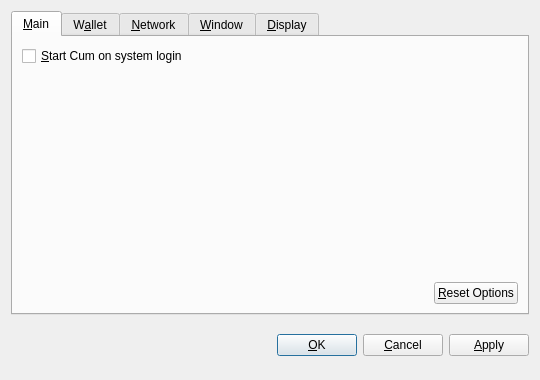
<?xml version="1.0" encoding="UTF-8"?>
<ui version="4.0">
 <class>OptionsDialog</class>
 <widget class="QDialog" name="OptionsDialog">
  <property name="geometry">
   <rect>
    <x>0</x>
    <y>0</y>
    <width>540</width>
    <height>380</height>
   </rect>
  </property>
  <property name="windowTitle">
   <string>Options</string>
  </property>
  <property name="modal">
   <bool>true</bool>
  </property>
  <layout class="QVBoxLayout" name="verticalLayout">
   <item>
    <widget class="QTabWidget" name="tabWidget">
     <property name="tabPosition">
      <enum>QTabWidget::North</enum>
     </property>
     <property name="currentIndex">
      <number>0</number>
     </property>
     <widget class="QWidget" name="tabMain">
      <attribute name="title">
       <string>&amp;Main</string>
      </attribute>
      <layout class="QVBoxLayout" name="verticalLayout_Main">
       <item>
        <widget class="QCheckBox" name="bitcoinAtStartup">
         <property name="toolTip">
          <string>Automatically start Cum after logging in to the system.</string>
         </property>
         <property name="text">
          <string>&amp;Start Cum on system login</string>
         </property>
        </widget>
       </item>
       <item>
        <spacer name="verticalSpacer_Main">
         <property name="orientation">
          <enum>Qt::Vertical</enum>
         </property>
         <property name="sizeHint" stdset="0">
          <size>
           <width>20</width>
           <height>40</height>
          </size>
         </property>
        </spacer>
       </item>
       <item>
        <layout class="QHBoxLayout" name="horizontalLayout_2_Main">
         <item>
          <spacer name="horizontalSpacer_2_Main">
           <property name="orientation">
            <enum>Qt::Horizontal</enum>
           </property>
           <property name="sizeHint" stdset="0">
            <size>
             <width>40</width>
             <height>20</height>
            </size>
           </property>
          </spacer>
         </item>
         <item>
          <widget class="QPushButton" name="resetButton">
           <property name="toolTip">
            <string>Reset all client options to default.</string>
           </property>
           <property name="text">
            <string>&amp;Reset Options</string>
           </property>
           <property name="autoDefault">
            <bool>false</bool>
           </property>
          </widget>
         </item>
        </layout>
       </item>
      </layout>
     </widget>
     <widget class="QWidget" name="tabWallet">
      <attribute name="title">
       <string>W&amp;allet</string>
      </attribute>
      <layout class="QVBoxLayout" name="verticalLayout_Network">
       <item>
        <widget class="QLabel" name="transactionFeeInfoLabel">
         <property name="text">
          <string>Optional transaction fee per kB that helps make sure your transactions are processed quickly. Most transactions are 1 kB.</string>
         </property>
         <property name="textFormat">
          <enum>Qt::PlainText</enum>
         </property>
         <property name="wordWrap">
          <bool>true</bool>
         </property>
        </widget>
       </item>
       <item>
        <layout class="QHBoxLayout" name="horizontalLayout_1_Main">
         <item>
          <widget class="QLabel" name="transactionFeeLabel">
           <property name="text">
            <string>Pay transaction &amp;fee</string>
           </property>
           <property name="textFormat">
            <enum>Qt::PlainText</enum>
           </property>
           <property name="buddy">
            <cstring>transactionFee</cstring>
           </property>
          </widget>
         </item>
         <item>
          <widget class="BitcoinAmountField" name="transactionFee"/>
         </item>
         <item>
          <spacer name="horizontalSpacer_1_Main">
           <property name="orientation">
            <enum>Qt::Horizontal</enum>
           </property>
           <property name="sizeHint" stdset="0">
            <size>
             <width>40</width>
             <height>20</height>
            </size>
           </property>
          </spacer>
         </item>
        </layout>
       </item>
       <item>
        <widget class="QLabel" name="label">
         <property name="text">
          <string>If you disable the spending of unconfirmed change, the change from a transaction cannot be used until that transaction has at least one confirmation. This also affects how your balance is computed.</string>
         </property>
         <property name="wordWrap">
          <bool>true</bool>
         </property>
        </widget>
       </item>
       <item>
        <widget class="QCheckBox" name="spendZeroConfChange">
         <property name="text">
          <string>Spend unconfirmed change  (experts only)</string>
         </property>
        </widget>
       </item>
       <item>
        <spacer name="verticalSpacer">
         <property name="orientation">
          <enum>Qt::Vertical</enum>
         </property>
         <property name="sizeHint" stdset="0">
          <size>
           <width>20</width>
           <height>40</height>
          </size>
         </property>
        </spacer>
       </item>
      </layout>
     </widget>
     <widget class="QWidget" name="tabNetwork">
      <attribute name="title">
       <string>&amp;Network</string>
      </attribute>
      <layout class="QVBoxLayout" name="verticalLayout_Network">
       <item>
        <widget class="QCheckBox" name="mapPortUpnp">
         <property name="toolTip">
          <string>Automatically open the Cum client port on the router. This only works when your router supports UPnP and it is enabled.</string>
         </property>
         <property name="text">
          <string>Map port using &amp;UPnP</string>
         </property>
        </widget>
       </item>
       <item>
        <widget class="QCheckBox" name="connectSocks">
         <property name="toolTip">
          <string>Connect to the Cum network through a SOCKS proxy (e.g. when connecting through Tor).</string>
         </property>
         <property name="text">
          <string>&amp;Connect through SOCKS proxy:</string>
         </property>
        </widget>
       </item>
       <item>
        <layout class="QHBoxLayout" name="horizontalLayout_Network">
         <item>
          <widget class="QLabel" name="proxyIpLabel">
           <property name="text">
            <string>Proxy &amp;IP:</string>
           </property>
           <property name="textFormat">
            <enum>Qt::PlainText</enum>
           </property>
           <property name="buddy">
            <cstring>proxyIp</cstring>
           </property>
          </widget>
         </item>
         <item>
          <widget class="QValidatedLineEdit" name="proxyIp">
           <property name="maximumSize">
            <size>
             <width>140</width>
             <height>16777215</height>
            </size>
           </property>
           <property name="toolTip">
            <string>IP address of the proxy (e.g. 127.0.0.1)</string>
           </property>
          </widget>
         </item>
         <item>
          <widget class="QLabel" name="proxyPortLabel">
           <property name="text">
            <string>&amp;Port:</string>
           </property>
           <property name="textFormat">
            <enum>Qt::PlainText</enum>
           </property>
           <property name="buddy">
            <cstring>proxyPort</cstring>
           </property>
          </widget>
         </item>
         <item>
          <widget class="QLineEdit" name="proxyPort">
           <property name="maximumSize">
            <size>
             <width>55</width>
             <height>16777215</height>
            </size>
           </property>
           <property name="toolTip">
            <string>Port of the proxy (e.g. 9050)</string>
           </property>
          </widget>
         </item>
         <item>
          <widget class="QLabel" name="socksVersionLabel">
           <property name="text">
            <string>SOCKS &amp;Version:</string>
           </property>
           <property name="textFormat">
            <enum>Qt::PlainText</enum>
           </property>
           <property name="buddy">
            <cstring>socksVersion</cstring>
           </property>
          </widget>
         </item>
         <item>
          <widget class="QValueComboBox" name="socksVersion">
           <property name="toolTip">
            <string>SOCKS version of the proxy (e.g. 5)</string>
           </property>
          </widget>
         </item>
         <item>
          <spacer name="horizontalSpacer_Network">
           <property name="orientation">
            <enum>Qt::Horizontal</enum>
           </property>
           <property name="sizeHint" stdset="0">
            <size>
             <width>40</width>
             <height>20</height>
            </size>
           </property>
          </spacer>
         </item>
        </layout>
       </item>
       <item>
        <spacer name="verticalSpacer_Network">
         <property name="orientation">
          <enum>Qt::Vertical</enum>
         </property>
         <property name="sizeHint" stdset="0">
          <size>
           <width>20</width>
           <height>40</height>
          </size>
         </property>
        </spacer>
       </item>
      </layout>
     </widget>
     <widget class="QWidget" name="tabWindow">
      <attribute name="title">
       <string>&amp;Window</string>
      </attribute>
      <layout class="QVBoxLayout" name="verticalLayout_Window">
       <item>
        <widget class="QCheckBox" name="minimizeToTray">
         <property name="toolTip">
          <string>Show only a tray icon after minimizing the window.</string>
         </property>
         <property name="text">
          <string>&amp;Minimize to the tray instead of the taskbar</string>
         </property>
        </widget>
       </item>
       <item>
        <widget class="QCheckBox" name="minimizeOnClose">
         <property name="toolTip">
          <string>Minimize instead of exit the application when the window is closed. When this option is enabled, the application will be closed only after selecting Quit in the menu.</string>
         </property>
         <property name="text">
          <string>M&amp;inimize on close</string>
         </property>
        </widget>
       </item>
       <item>
        <spacer name="verticalSpacer_Window">
         <property name="orientation">
          <enum>Qt::Vertical</enum>
         </property>
         <property name="sizeHint" stdset="0">
          <size>
           <width>20</width>
           <height>40</height>
          </size>
         </property>
        </spacer>
       </item>
      </layout>
     </widget>
     <widget class="QWidget" name="tabDisplay">
      <attribute name="title">
       <string>&amp;Display</string>
      </attribute>
      <layout class="QVBoxLayout" name="verticalLayout_Display">
       <item>
        <layout class="QHBoxLayout" name="horizontalLayout_1_Display">
         <item>
          <widget class="QLabel" name="langLabel">
           <property name="text">
            <string>User Interface &amp;language:</string>
           </property>
           <property name="textFormat">
            <enum>Qt::PlainText</enum>
           </property>
           <property name="buddy">
            <cstring>lang</cstring>
           </property>
          </widget>
         </item>
         <item>
          <widget class="QValueComboBox" name="lang">
           <property name="toolTip">
            <string>The user interface language can be set here. This setting will take effect after restarting Cum.</string>
           </property>
          </widget>
         </item>
        </layout>
       </item>
       <item>
        <layout class="QHBoxLayout" name="horizontalLayout_2_Display">
         <item>
          <widget class="QLabel" name="unitLabel">
           <property name="text">
            <string>&amp;Unit to show amounts in:</string>
           </property>
           <property name="textFormat">
            <enum>Qt::PlainText</enum>
           </property>
           <property name="buddy">
            <cstring>unit</cstring>
           </property>
          </widget>
         </item>
         <item>
          <widget class="QValueComboBox" name="unit">
           <property name="toolTip">
            <string>Choose the default subdivision unit to show in the interface and when sending coins.</string>
           </property>
          </widget>
         </item>
        </layout>
       </item>
       <item>
        <widget class="QCheckBox" name="displayAddresses">
         <property name="toolTip">
          <string>Whether to show Cum addresses in the transaction list or not.</string>
         </property>
         <property name="text">
          <string>&amp;Display addresses in transaction list</string>
         </property>
        </widget>
       </item>
       <item>
        <widget class="QCheckBox" name="coinControlFeatures">
         <property name="toolTip">
          <string>Whether to show coin control features or not.</string>
         </property>
         <property name="text">
          <string>Display coin &amp;control features (experts only!)</string>
         </property>
        </widget>
       </item>
       <item>
        <spacer name="verticalSpacer_Display">
         <property name="orientation">
          <enum>Qt::Vertical</enum>
         </property>
         <property name="sizeHint" stdset="0">
          <size>
           <width>20</width>
           <height>40</height>
          </size>
         </property>
        </spacer>
       </item>
      </layout>
     </widget>
    </widget>
   </item>
   <item>
    <layout class="QHBoxLayout" name="horizontalLayout_Buttons">
     <item>
      <spacer name="horizontalSpacer_1">
       <property name="orientation">
        <enum>Qt::Horizontal</enum>
       </property>
       <property name="sizeHint" stdset="0">
        <size>
         <width>40</width>
         <height>48</height>
        </size>
       </property>
      </spacer>
     </item>
     <item>
      <widget class="QLabel" name="statusLabel">
       <property name="font">
        <font>
         <weight>75</weight>
         <bold>true</bold>
        </font>
       </property>
       <property name="text">
        <string/>
       </property>
       <property name="textFormat">
        <enum>Qt::PlainText</enum>
       </property>
       <property name="wordWrap">
        <bool>true</bool>
       </property>
      </widget>
     </item>
     <item>
      <spacer name="horizontalSpacer_2">
       <property name="orientation">
        <enum>Qt::Horizontal</enum>
       </property>
       <property name="sizeHint" stdset="0">
        <size>
         <width>40</width>
         <height>48</height>
        </size>
       </property>
      </spacer>
     </item>
     <item>
      <widget class="QPushButton" name="okButton">
       <property name="text">
        <string>&amp;OK</string>
       </property>
      </widget>
     </item>
     <item>
      <widget class="QPushButton" name="cancelButton">
       <property name="text">
        <string>&amp;Cancel</string>
       </property>
       <property name="autoDefault">
        <bool>false</bool>
       </property>
      </widget>
     </item>
     <item>
      <widget class="QPushButton" name="applyButton">
       <property name="text">
        <string>&amp;Apply</string>
       </property>
       <property name="autoDefault">
        <bool>false</bool>
       </property>
      </widget>
     </item>
    </layout>
   </item>
  </layout>
 </widget>
 <customwidgets>
  <customwidget>
   <class>BitcoinAmountField</class>
   <extends>QSpinBox</extends>
   <header>bitcoinamountfield.h</header>
  </customwidget>
  <customwidget>
   <class>QValueComboBox</class>
   <extends>QComboBox</extends>
   <header>qvaluecombobox.h</header>
  </customwidget>
  <customwidget>
   <class>QValidatedLineEdit</class>
   <extends>QLineEdit</extends>
   <header>qvalidatedlineedit.h</header>
  </customwidget>
 </customwidgets>
 <resources/>
 <connections/>
</ui>
